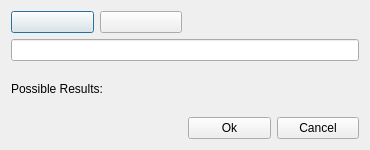
<?xml version="1.0" encoding="UTF-8"?>
<ui version="4.0">
 <class>SearchCoinFlips</class>
 <widget class="QDialog" name="SearchCoinFlips">
  <property name="geometry">
   <rect>
    <x>0</x>
    <y>0</y>
    <width>370</width>
    <height>150</height>
   </rect>
  </property>
  <property name="windowTitle">
   <string>Search Coin Flips</string>
  </property>
  <layout class="QGridLayout" name="gridLayout">
   <item row="0" column="0">
    <widget class="QPushButton" name="pushButtonHeads">
     <property name="icon">
      <iconset resource="../../resources.qrc">
       <normaloff>:/images/heads.png</normaloff>:/images/heads.png</iconset>
     </property>
     <property name="iconSize">
      <size>
       <width>66</width>
       <height>60</height>
      </size>
     </property>
    </widget>
   </item>
   <item row="0" column="1">
    <widget class="QPushButton" name="pushButtonTails">
     <property name="icon">
      <iconset resource="../../resources.qrc">
       <normaloff>:/images/tails.png</normaloff>:/images/tails.png</iconset>
     </property>
     <property name="iconSize">
      <size>
       <width>66</width>
       <height>60</height>
      </size>
     </property>
    </widget>
   </item>
   <item row="2" column="0" colspan="2">
    <widget class="QLabel" name="labelPossibleResults">
     <property name="text">
      <string>Possible Results:</string>
     </property>
    </widget>
   </item>
   <item row="3" column="2">
    <widget class="QPushButton" name="pushButtonOkay">
     <property name="text">
      <string>Ok</string>
     </property>
    </widget>
   </item>
   <item row="3" column="3">
    <widget class="QPushButton" name="pushButtonCancel">
     <property name="text">
      <string>Cancel</string>
     </property>
    </widget>
   </item>
   <item row="1" column="0" colspan="4">
    <widget class="QLineEdit" name="lineEditFlips"/>
   </item>
  </layout>
 </widget>
 <tabstops>
  <tabstop>pushButtonHeads</tabstop>
  <tabstop>pushButtonTails</tabstop>
  <tabstop>lineEditFlips</tabstop>
  <tabstop>pushButtonOkay</tabstop>
  <tabstop>pushButtonCancel</tabstop>
 </tabstops>
 <resources>
  <include location="../../resources.qrc"/>
 </resources>
 <connections>
  <connection>
   <sender>pushButtonOkay</sender>
   <signal>clicked()</signal>
   <receiver>SearchCoinFlips</receiver>
   <slot>accept()</slot>
   <hints>
    <hint type="sourcelabel">
     <x>196</x>
     <y>134</y>
    </hint>
    <hint type="destinationlabel">
     <x>123</x>
     <y>130</y>
    </hint>
   </hints>
  </connection>
  <connection>
   <sender>pushButtonCancel</sender>
   <signal>clicked()</signal>
   <receiver>SearchCoinFlips</receiver>
   <slot>reject()</slot>
   <hints>
    <hint type="sourcelabel">
     <x>330</x>
     <y>131</y>
    </hint>
    <hint type="destinationlabel">
     <x>48</x>
     <y>125</y>
    </hint>
   </hints>
  </connection>
 </connections>
</ui>
